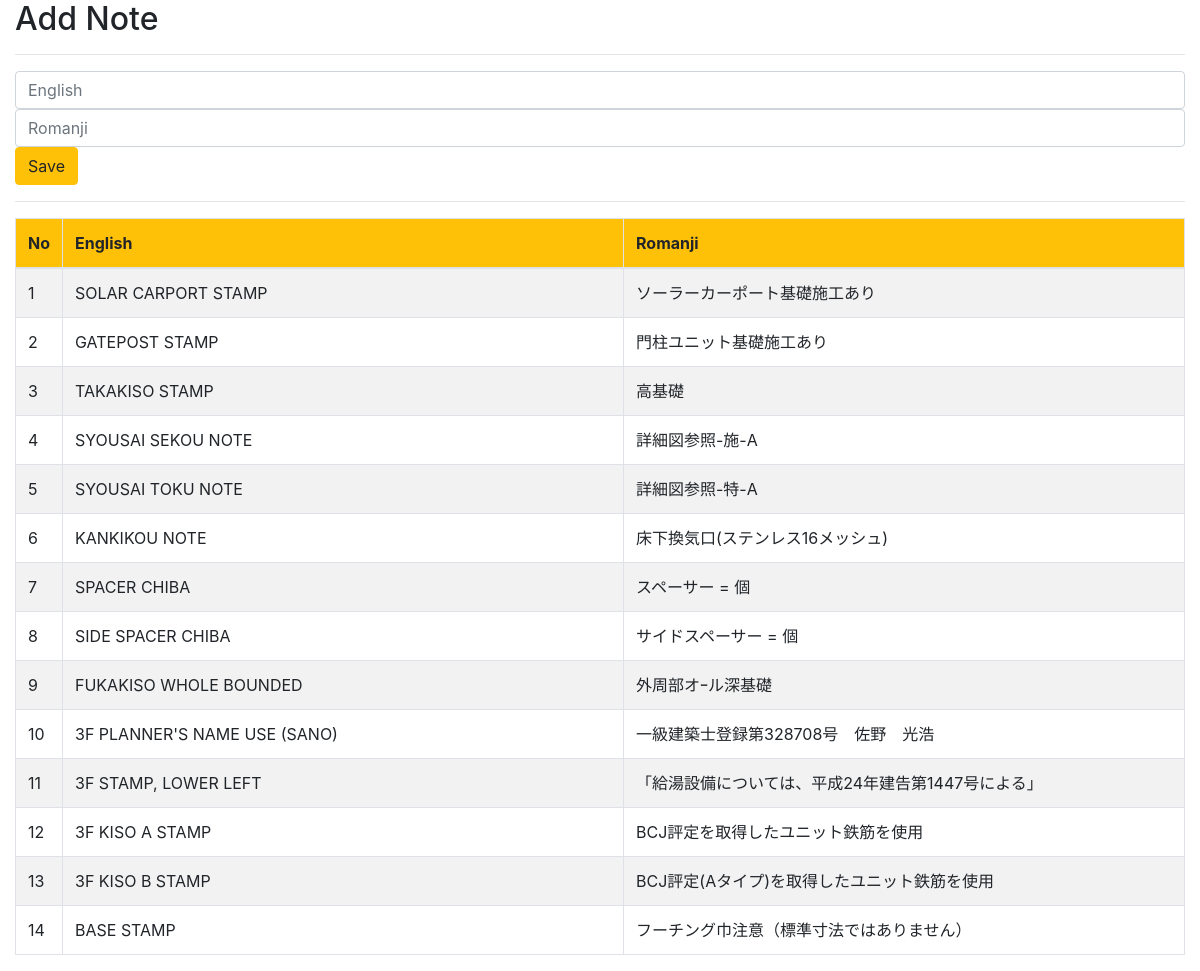
The app's page /add_note.php with its own data.
### tables this page shows
CREATE TABLE `copy_notes` (
  `note_id` int(7) NOT NULL,
  `english` varchar(100) NOT NULL,
  `romanji` varchar(100) NOT NULL
);

### add_note.php (the view, shortened to what this page needs)
<?php
try {
	$pdo = new PDO( 'mysql:host=localhost;dbname=centralized;charset=utf8;', 'root', 'admin' );
	$pdo->setAttribute( PDO::ATTR_ERRMODE, PDO::ERRMODE_EXCEPTION );
	$stmt = $pdo->prepare(
	"select * from copy_notes");
	$stmt->execute();
	$content = '';
	$count = 1;
	while( $row = $stmt->fetch(PDO::FETCH_ASSOC) ){
		$content .= '<tr>';
		$content .= '<td>'. $count .'</td>';
		$content .= '<td>'. $row["english"] .'</td>';
		$content .= '<td>'. $row["romanji"] .'</td>';
		$content .= '</tr>';
		$count += 1;
	}
	} catch( PDOException $e ) {
		echo $e->getMessage();
	}
?>
<!DOCTYPE html>
<html lang="en">
	<head>
		<link href="../bootstrap/css/bootstrap.min.css" rel="stylesheet">
	</head>
	<body>
		<div class="container-fluid">
		<h2>Add Note</h2>
		<hr />
			<input id="english_txt" type="text" class="form-control" placeholder="English" />
			<input id="romanji_txt" type="text" class="form-control" placeholder="Romanji" />
			<input id="add_note" type="button" class="btn btn-warning" value="Save" />
		<hr />
		<table class="table table-hover table-bordered table-striped">
			<thead>
				<tr class="bg-warning">
					<th style="width: 4%;">No</th>
					<th style="width: 48%;">English</th>
					<th style="width: 48%;">Romanji</th>
				</tr>
			</thead>
			<tbody>
				<?php echo $content; ?>
			</tbody>
		</table>
	</body>
</html>

### records on screen
copy_notes: english "SOLAR CARPORT STAMP", romanji "ソーラーカーポート基礎施工あり"
copy_notes: english "GATEPOST STAMP", romanji "門柱ユニット基礎施工あり"
copy_notes: english "TAKAKISO STAMP", romanji "高基礎"
copy_notes: english "SYOUSAI SEKOU NOTE", romanji "詳細図参照-施-A"
copy_notes: english "SYOUSAI TOKU NOTE", romanji "詳細図参照-特-A"
copy_notes: english "KANKIKOU NOTE", romanji "床下換気口(ステンレス16メッシュ)"
copy_notes: english "SPACER CHIBA", romanji "スペーサー = 個"
copy_notes: english "SIDE SPACER CHIBA", romanji "サイドスペーサー = 個"
copy_notes: english "FUKAKISO WHOLE BOUNDED", romanji "外周部オｰル深基礎"
copy_notes: english "3F PLANNER'S NAME USE (SANO)", romanji "一級建築士登録第328708号 佐野 光浩"
copy_notes: english "3F STAMP, LOWER LEFT", romanji "「給湯設備については、平成24年建告第1447号による」"
copy_notes: english "3F KISO A STAMP", romanji "BCJ評定を取得したユニット鉄筋を使用"
copy_notes: english "3F KISO B STAMP", romanji "BCJ評定(Aタイプ)を取得したユニット鉄筋を使用"
copy_notes: english "BASE STAMP", romanji "フーチング巾注意（標準寸法ではありません）"
